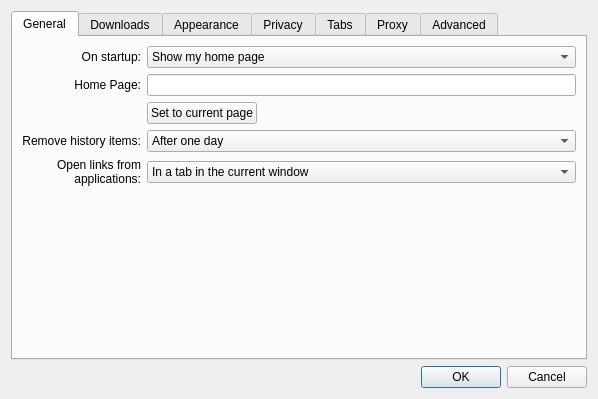
<?xml version="1.0" encoding="UTF-8"?>
<ui version="4.0">
 <class>Settings</class>
 <widget class="QDialog" name="Settings">
  <property name="geometry">
   <rect>
    <x>0</x>
    <y>0</y>
    <width>598</width>
    <height>399</height>
   </rect>
  </property>
  <property name="windowTitle">
   <string>Preferences</string>
  </property>
  <layout class="QGridLayout" name="gridLayout">
   <item row="2" column="0">
    <widget class="QDialogButtonBox" name="buttonBox">
     <property name="orientation">
      <enum>Qt::Horizontal</enum>
     </property>
     <property name="standardButtons">
      <set>QDialogButtonBox::Cancel|QDialogButtonBox::Ok</set>
     </property>
    </widget>
   </item>
   <item row="1" column="0">
    <widget class="QTabWidget" name="tabWidget">
     <property name="currentIndex">
      <number>0</number>
     </property>
     <widget class="QWidget" name="tab">
      <attribute name="title">
       <string>General</string>
      </attribute>
      <layout class="QGridLayout" name="gridLayout_4">
       <item row="0" column="0">
        <widget class="QLabel" name="label_7">
         <property name="text">
          <string>On startup:</string>
         </property>
         <property name="alignment">
          <set>Qt::AlignRight|Qt::AlignTrailing|Qt::AlignVCenter</set>
         </property>
        </widget>
       </item>
       <item row="0" column="1" colspan="2">
        <widget class="QComboBox" name="startupBehavior">
         <item>
          <property name="text">
           <string>Show my home page</string>
          </property>
         </item>
         <item>
          <property name="text">
           <string>Show a blank page</string>
          </property>
         </item>
         <item>
          <property name="text">
           <string>Restore windows and tabs from last time</string>
          </property>
         </item>
        </widget>
       </item>
       <item row="1" column="0">
        <widget class="QLabel" name="label_3">
         <property name="text">
          <string>Home Page:</string>
         </property>
         <property name="alignment">
          <set>Qt::AlignRight|Qt::AlignTrailing|Qt::AlignVCenter</set>
         </property>
        </widget>
       </item>
       <item row="1" column="1" colspan="2">
        <widget class="QLineEdit" name="homeLineEdit">
         <property name="layoutDirection">
          <enum>Qt::LeftToRight</enum>
         </property>
        </widget>
       </item>
       <item row="2" column="1">
        <widget class="QPushButton" name="setHomeToCurrentPageButton">
         <property name="text">
          <string>Set to current page</string>
         </property>
        </widget>
       </item>
       <item row="2" column="2">
        <spacer name="horizontalSpacer">
         <property name="orientation">
          <enum>Qt::Horizontal</enum>
         </property>
         <property name="sizeHint" stdset="0">
          <size>
           <width>280</width>
           <height>18</height>
          </size>
         </property>
        </spacer>
       </item>
       <item row="3" column="0">
        <widget class="QLabel" name="label_4">
         <property name="text">
          <string>Remove history items:</string>
         </property>
         <property name="alignment">
          <set>Qt::AlignRight|Qt::AlignTrailing|Qt::AlignVCenter</set>
         </property>
         <property name="wordWrap">
          <bool>true</bool>
         </property>
        </widget>
       </item>
       <item row="3" column="1" colspan="2">
        <widget class="QComboBox" name="expireHistory">
         <item>
          <property name="text">
           <string>After one day</string>
          </property>
         </item>
         <item>
          <property name="text">
           <string>After one week</string>
          </property>
         </item>
         <item>
          <property name="text">
           <string>After two weeks</string>
          </property>
         </item>
         <item>
          <property name="text">
           <string>After one month</string>
          </property>
         </item>
         <item>
          <property name="text">
           <string>After one year</string>
          </property>
         </item>
         <item>
          <property name="text">
           <string>Manually</string>
          </property>
         </item>
         <item>
          <property name="text">
           <string>On application exit</string>
          </property>
         </item>
        </widget>
       </item>
       <item row="4" column="0">
        <widget class="QLabel" name="label_8">
         <property name="text">
          <string>Open links from applications:</string>
         </property>
         <property name="alignment">
          <set>Qt::AlignRight|Qt::AlignTrailing|Qt::AlignVCenter</set>
         </property>
         <property name="wordWrap">
          <bool>true</bool>
         </property>
        </widget>
       </item>
       <item row="4" column="1" colspan="2">
        <widget class="QComboBox" name="openLinksIn">
         <item>
          <property name="text">
           <string>In a tab in the current window</string>
          </property>
         </item>
         <item>
          <property name="text">
           <string>In a new window</string>
          </property>
         </item>
        </widget>
       </item>
       <item row="5" column="0" colspan="3">
        <spacer>
         <property name="orientation">
          <enum>Qt::Vertical</enum>
         </property>
         <property name="sizeHint" stdset="0">
          <size>
           <width>391</width>
           <height>262</height>
          </size>
         </property>
        </spacer>
       </item>
      </layout>
     </widget>
     <widget class="QWidget" name="tab_7">
      <attribute name="title">
       <string>Downloads</string>
      </attribute>
      <layout class="QVBoxLayout" name="verticalLayout_4">
       <item>
        <widget class="QRadioButton" name="downloadAsk">
         <property name="text">
          <string>Ask for a destination each time</string>
         </property>
        </widget>
       </item>
       <item>
        <layout class="QHBoxLayout" name="horizontalLayout">
         <item>
          <widget class="QRadioButton" name="downloadDestination">
           <property name="text">
            <string>Use this destination:</string>
           </property>
           <property name="checked">
            <bool>true</bool>
           </property>
          </widget>
         </item>
         <item>
          <widget class="QLineEdit" name="downloadsLocation">
           <property name="layoutDirection">
            <enum>Qt::LeftToRight</enum>
           </property>
          </widget>
         </item>
        </layout>
       </item>
       <item>
        <spacer name="verticalSpacer_5">
         <property name="orientation">
          <enum>Qt::Vertical</enum>
         </property>
         <property name="sizeHint" stdset="0">
          <size>
           <width>20</width>
           <height>40</height>
          </size>
         </property>
        </spacer>
       </item>
      </layout>
     </widget>
     <widget class="QWidget" name="tab_3">
      <attribute name="title">
       <string>Appearance</string>
      </attribute>
      <layout class="QGridLayout" name="gridLayout_3">
       <item row="0" column="0">
        <widget class="QLabel" name="label_5">
         <property name="text">
          <string>Standard font:</string>
         </property>
         <property name="alignment">
          <set>Qt::AlignRight|Qt::AlignTrailing|Qt::AlignVCenter</set>
         </property>
         <property name="wordWrap">
          <bool>true</bool>
         </property>
        </widget>
       </item>
       <item row="0" column="1">
        <widget class="QLabel" name="standardLabel">
         <property name="sizePolicy">
          <sizepolicy hsizetype="Expanding" vsizetype="Preferred">
           <horstretch>0</horstretch>
           <verstretch>0</verstretch>
          </sizepolicy>
         </property>
         <property name="frameShape">
          <enum>QFrame::StyledPanel</enum>
         </property>
         <property name="text">
          <string>Times 16</string>
         </property>
         <property name="alignment">
          <set>Qt::AlignCenter</set>
         </property>
        </widget>
       </item>
       <item row="0" column="2">
        <widget class="QPushButton" name="standardFontButton">
         <property name="text">
          <string>Select...</string>
         </property>
        </widget>
       </item>
       <item row="1" column="0">
        <widget class="QLabel" name="label_6">
         <property name="text">
          <string>Fixed-width font:</string>
         </property>
         <property name="alignment">
          <set>Qt::AlignRight|Qt::AlignTrailing|Qt::AlignVCenter</set>
         </property>
         <property name="wordWrap">
          <bool>true</bool>
         </property>
        </widget>
       </item>
       <item row="1" column="1">
        <widget class="QLabel" name="fixedLabel">
         <property name="frameShape">
          <enum>QFrame::StyledPanel</enum>
         </property>
         <property name="text">
          <string>Courier 13</string>
         </property>
         <property name="alignment">
          <set>Qt::AlignCenter</set>
         </property>
        </widget>
       </item>
       <item row="1" column="2">
        <widget class="QPushButton" name="fixedFontButton">
         <property name="text">
          <string>Select...</string>
         </property>
        </widget>
       </item>
       <item row="2" column="1">
        <spacer name="verticalSpacer">
         <property name="orientation">
          <enum>Qt::Vertical</enum>
         </property>
         <property name="sizeHint" stdset="0">
          <size>
           <width>20</width>
           <height>93</height>
          </size>
         </property>
        </spacer>
       </item>
      </layout>
     </widget>
     <widget class="QWidget" name="tab_2">
      <attribute name="title">
       <string>Privacy</string>
      </attribute>
      <layout class="QVBoxLayout" name="verticalLayout_3">
       <item>
        <widget class="QGroupBox" name="groupBox">
         <property name="title">
          <string>Web Content</string>
         </property>
         <layout class="QVBoxLayout" name="verticalLayout_2">
          <item>
           <widget class="QCheckBox" name="enablePlugins">
            <property name="text">
             <string>Enable Plugins</string>
            </property>
            <property name="checked">
             <bool>true</bool>
            </property>
           </widget>
          </item>
          <item>
           <widget class="QCheckBox" name="enableJavascript">
            <property name="text">
             <string>Enable Javascript</string>
            </property>
            <property name="checked">
             <bool>true</bool>
            </property>
           </widget>
          </item>
          <item>
           <widget class="QCheckBox" name="enableImages">
            <property name="text">
             <string>View Images</string>
            </property>
            <property name="checked">
             <bool>true</bool>
            </property>
           </widget>
          </item>
         </layout>
        </widget>
       </item>
       <item>
        <widget class="QGroupBox" name="cookiesGroupBox">
         <property name="title">
          <string>Cookies</string>
         </property>
         <layout class="QGridLayout">
          <item row="0" column="0">
           <widget class="QLabel" name="label_2">
            <property name="text">
             <string>Accept Cookies:</string>
            </property>
            <property name="alignment">
             <set>Qt::AlignRight|Qt::AlignTrailing|Qt::AlignVCenter</set>
            </property>
            <property name="wordWrap">
             <bool>true</bool>
            </property>
           </widget>
          </item>
          <item row="0" column="1">
           <widget class="QComboBox" name="acceptCombo">
            <item>
             <property name="text">
              <string>Always</string>
             </property>
            </item>
            <item>
             <property name="text">
              <string>Never</string>
             </property>
            </item>
            <item>
             <property name="text">
              <string>Only from sites you navigate to</string>
             </property>
            </item>
           </widget>
          </item>
          <item row="0" column="2">
           <widget class="QPushButton" name="exceptionsButton">
            <property name="text">
             <string>Exceptions...</string>
            </property>
           </widget>
          </item>
          <item row="1" column="0">
           <widget class="QLabel" name="label">
            <property name="text">
             <string>Keep Cookies Until:</string>
            </property>
            <property name="alignment">
             <set>Qt::AlignRight|Qt::AlignTrailing|Qt::AlignVCenter</set>
            </property>
            <property name="wordWrap">
             <bool>true</bool>
            </property>
           </widget>
          </item>
          <item row="1" column="1">
           <widget class="QComboBox" name="keepUntilCombo">
            <item>
             <property name="text">
              <string>They expire</string>
             </property>
            </item>
            <item>
             <property name="text">
              <string>I exit the application</string>
             </property>
            </item>
            <item>
             <property name="text">
              <string>At most 90 days</string>
             </property>
            </item>
           </widget>
          </item>
          <item row="1" column="2">
           <widget class="QPushButton" name="cookiesButton">
            <property name="text">
             <string>Cookies...</string>
            </property>
           </widget>
          </item>
         </layout>
        </widget>
       </item>
       <item>
        <spacer>
         <property name="orientation">
          <enum>Qt::Vertical</enum>
         </property>
         <property name="sizeHint" stdset="0">
          <size>
           <width>371</width>
           <height>177</height>
          </size>
         </property>
        </spacer>
       </item>
      </layout>
     </widget>
     <widget class="QWidget" name="tab_6">
      <attribute name="title">
       <string>Tabs</string>
      </attribute>
      <layout class="QVBoxLayout" name="verticalLayout_5">
       <item>
        <widget class="QCheckBox" name="selectTabsWhenCreated">
         <property name="text">
          <string>Select tabs and windows as they are created</string>
         </property>
        </widget>
       </item>
       <item>
        <widget class="QCheckBox" name="confirmClosingMultipleTabs">
         <property name="text">
          <string>Confirm when closing multiple tabs</string>
         </property>
         <property name="checked">
          <bool>true</bool>
         </property>
        </widget>
       </item>
       <item>
        <spacer name="verticalSpacer_4">
         <property name="orientation">
          <enum>Qt::Vertical</enum>
         </property>
         <property name="sizeHint" stdset="0">
          <size>
           <width>20</width>
           <height>182</height>
          </size>
         </property>
        </spacer>
       </item>
      </layout>
     </widget>
     <widget class="QWidget" name="tab_4">
      <attribute name="title">
       <string>Proxy</string>
      </attribute>
      <layout class="QVBoxLayout" name="verticalLayout">
       <item>
        <widget class="QGroupBox" name="proxySupport">
         <property name="title">
          <string>Use proxy server</string>
         </property>
         <property name="checkable">
          <bool>true</bool>
         </property>
         <layout class="QGridLayout" name="gridLayout_6">
          <item row="0" column="0">
           <widget class="QLabel" name="label_9">
            <property name="text">
             <string>Type:</string>
            </property>
            <property name="alignment">
             <set>Qt::AlignRight|Qt::AlignTrailing|Qt::AlignVCenter</set>
            </property>
           </widget>
          </item>
          <item row="0" column="1" colspan="2">
           <widget class="QComboBox" name="proxyType">
            <item>
             <property name="text">
              <string>Socks5</string>
             </property>
            </item>
            <item>
             <property name="text">
              <string>Http</string>
             </property>
            </item>
           </widget>
          </item>
          <item row="1" column="0">
           <widget class="QLabel" name="label_10">
            <property name="text">
             <string>Host name:</string>
            </property>
            <property name="alignment">
             <set>Qt::AlignRight|Qt::AlignTrailing|Qt::AlignVCenter</set>
            </property>
           </widget>
          </item>
          <item row="1" column="1" colspan="2">
           <widget class="QLineEdit" name="proxyHostName">
            <property name="layoutDirection">
             <enum>Qt::LeftToRight</enum>
            </property>
           </widget>
          </item>
          <item row="2" column="0">
           <widget class="QLabel" name="label_11">
            <property name="text">
             <string>Port:</string>
            </property>
            <property name="alignment">
             <set>Qt::AlignRight|Qt::AlignTrailing|Qt::AlignVCenter</set>
            </property>
           </widget>
          </item>
          <item row="2" column="1">
           <widget class="QSpinBox" name="proxyPort">
            <property name="maximum">
             <number>10000</number>
            </property>
            <property name="value">
             <number>1080</number>
            </property>
           </widget>
          </item>
          <item row="2" column="2">
           <spacer name="horizontalSpacer_2">
            <property name="orientation">
             <enum>Qt::Horizontal</enum>
            </property>
            <property name="sizeHint" stdset="0">
             <size>
              <width>293</width>
              <height>20</height>
             </size>
            </property>
           </spacer>
          </item>
          <item row="3" column="0">
           <widget class="QLabel" name="label_12">
            <property name="text">
             <string>User Name:</string>
            </property>
            <property name="alignment">
             <set>Qt::AlignRight|Qt::AlignTrailing|Qt::AlignVCenter</set>
            </property>
           </widget>
          </item>
          <item row="3" column="1" colspan="2">
           <widget class="QLineEdit" name="proxyUserName">
            <property name="layoutDirection">
             <enum>Qt::LeftToRight</enum>
            </property>
           </widget>
          </item>
          <item row="4" column="0">
           <widget class="QLabel" name="label_13">
            <property name="text">
             <string>Password:</string>
            </property>
            <property name="alignment">
             <set>Qt::AlignRight|Qt::AlignTrailing|Qt::AlignVCenter</set>
            </property>
           </widget>
          </item>
          <item row="4" column="1" colspan="2">
           <widget class="QLineEdit" name="proxyPassword">
            <property name="layoutDirection">
             <enum>Qt::LeftToRight</enum>
            </property>
            <property name="echoMode">
             <enum>QLineEdit::Password</enum>
            </property>
           </widget>
          </item>
          <item row="5" column="0">
           <spacer name="verticalSpacer_2">
            <property name="orientation">
             <enum>Qt::Vertical</enum>
            </property>
            <property name="sizeHint" stdset="0">
             <size>
              <width>20</width>
              <height>8</height>
             </size>
            </property>
           </spacer>
          </item>
         </layout>
        </widget>
       </item>
      </layout>
     </widget>
     <widget class="QWidget" name="tab_5">
      <attribute name="title">
       <string>Advanced</string>
      </attribute>
      <layout class="QGridLayout" name="gridLayout_2">
       <item row="0" column="0">
        <widget class="QLabel" name="label_14">
         <property name="text">
          <string>Style Sheet:</string>
         </property>
        </widget>
       </item>
       <item row="0" column="1">
        <widget class="QLineEdit" name="userStyleSheet">
         <property name="layoutDirection">
          <enum>Qt::LeftToRight</enum>
         </property>
        </widget>
       </item>
       <item row="1" column="1">
        <spacer name="verticalSpacer_3">
         <property name="orientation">
          <enum>Qt::Vertical</enum>
         </property>
         <property name="sizeHint" stdset="0">
          <size>
           <width>20</width>
           <height>176</height>
          </size>
         </property>
        </spacer>
       </item>
      </layout>
     </widget>
    </widget>
   </item>
  </layout>
 </widget>
 <tabstops>
  <tabstop>tabWidget</tabstop>
  <tabstop>homeLineEdit</tabstop>
  <tabstop>setHomeToCurrentPageButton</tabstop>
  <tabstop>expireHistory</tabstop>
  <tabstop>openLinksIn</tabstop>
  <tabstop>standardFontButton</tabstop>
  <tabstop>fixedFontButton</tabstop>
  <tabstop>enablePlugins</tabstop>
  <tabstop>enableJavascript</tabstop>
  <tabstop>acceptCombo</tabstop>
  <tabstop>exceptionsButton</tabstop>
  <tabstop>keepUntilCombo</tabstop>
  <tabstop>cookiesButton</tabstop>
  <tabstop>proxySupport</tabstop>
  <tabstop>proxyType</tabstop>
  <tabstop>proxyHostName</tabstop>
  <tabstop>proxyPort</tabstop>
  <tabstop>proxyUserName</tabstop>
  <tabstop>proxyPassword</tabstop>
  <tabstop>userStyleSheet</tabstop>
  <tabstop>buttonBox</tabstop>
 </tabstops>
 <resources/>
 <connections>
  <connection>
   <sender>buttonBox</sender>
   <signal>accepted()</signal>
   <receiver>Settings</receiver>
   <slot>accept()</slot>
   <hints>
    <hint type="sourcelabel">
     <x>254</x>
     <y>311</y>
    </hint>
    <hint type="destinationlabel">
     <x>157</x>
     <y>274</y>
    </hint>
   </hints>
  </connection>
  <connection>
   <sender>buttonBox</sender>
   <signal>rejected()</signal>
   <receiver>Settings</receiver>
   <slot>reject()</slot>
   <hints>
    <hint type="sourcelabel">
     <x>322</x>
     <y>311</y>
    </hint>
    <hint type="destinationlabel">
     <x>286</x>
     <y>274</y>
    </hint>
   </hints>
  </connection>
 </connections>
</ui>
